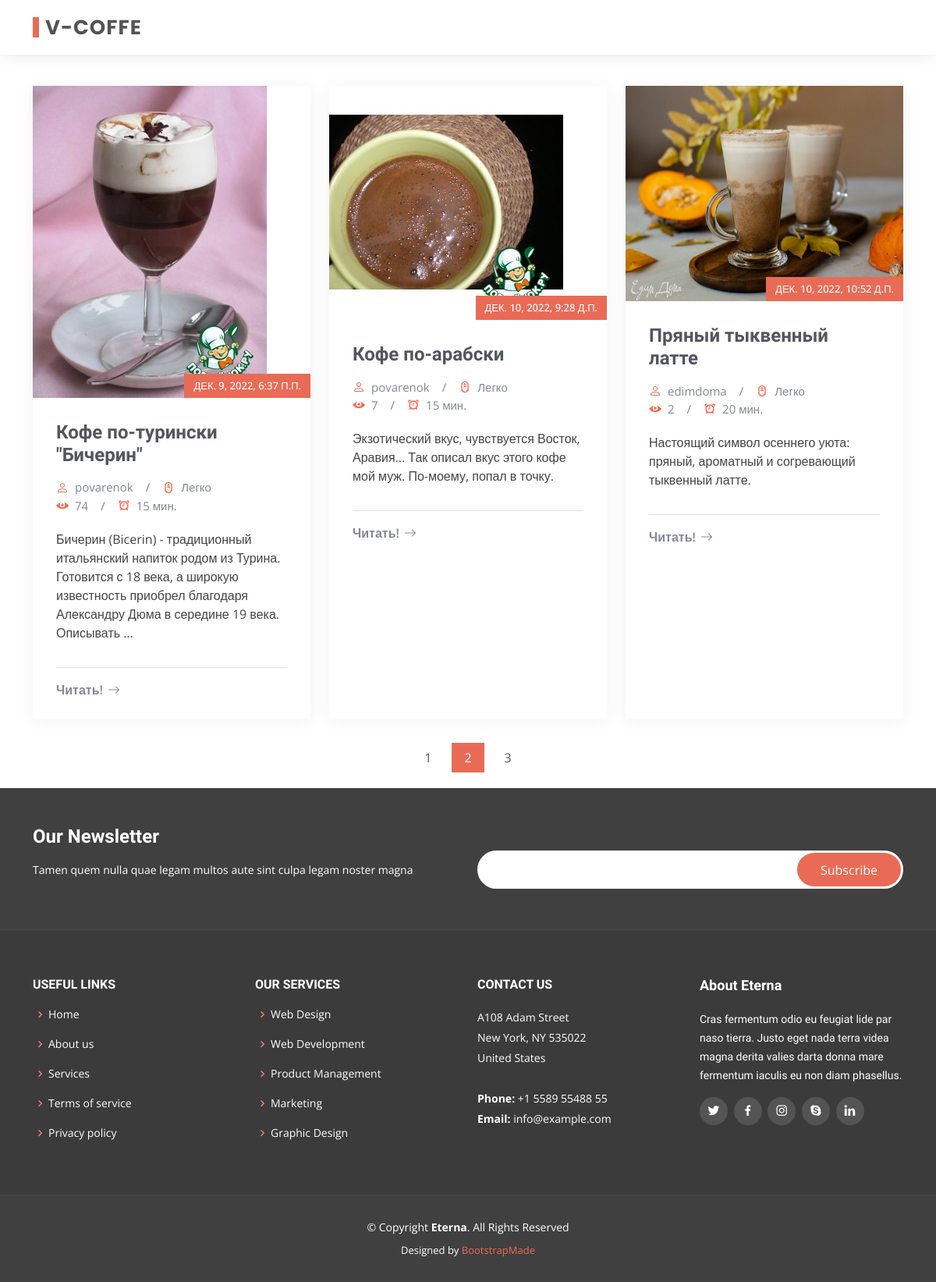
The app's page /all-recipes/ with its own data.
### home/models.py (models this page shows, shortened)
class Recipe(models.Model):
    title = models.CharField(max_length=150, help_text='Название блюда')
    cooking_time = models.IntegerField(default=-1, help_text="Время готовки")
    number_of_servings = models.IntegerField(default=1, help_text="Сколько порций")
    complexity = models.ForeignKey(Complexity, on_delete=models.PROTECT, default=1, help_text="Сложность готовки")
    ingredients = models.TextField(null=False, help_text="Ингридиенты")
    steps = models.TextField(null=False, help_text="Шаги приготовления блюда")
    calories = models.FloatField(default=0, help_text="Кол-во калорий на 100гр")
    proteins = models.FloatField(default=0, help_text="Кол-во белков на 100гр")
    fats = models.FloatField(default=0, help_text="Кол-во жиров на 100гр")
    carbohydrates = models.FloatField(default=0, help_text="Кол-во углеводов на 100гр")
    _type = models.ForeignKey(Type, on_delete=models.PROTECT, help_text="Тип блюда")
    tags = models.ManyToManyField(Tags, help_text="Теги")
    author_name = models.CharField(max_length=150, help_text="Имя автора (или сайта)")
    author_link = models.CharField(max_length=150, help_text="ссылка на автора или на сайт")
    quote = models.TextField(help_text="Небольшое описание")
    preview_photo = models.ImageField(upload_to=path_and_rename, help_text="фотка")
    views = models.IntegerField(default=0, help_text="не трогай")
    published = models.DateTimeField(auto_now_add=True)
    url = models.CharField(max_length=150, unique=True, null=False, blank=True, help_text="пиши тут что хочешь")
    kitchen = models.ForeignKey(Type_of_kitchen, on_delete=models.PROTECT, default=1)
    class Meta:
        verbose_name = "Рецепт"
        verbose_name_plural = "Рецепты"

class Complexity(models.Model):
    title = models.CharField(max_length=150)
    def __str__(self):
        return self.title
    class Meta:
        verbose_name = "Уровень сложности готовки"
        verbose_name_plural = "Уровни сложности готовки"

### home/views.py (the view)
# urls.py: path("all-recipes/", AllRecipes.as_view(), name="all_recipes"),
class AllRecipes(View):
    template_name = 'home/AllRecipes.html'
    def get_context_data(self, **kwargs):
        AllRecipesObjects = Recipe.objects.all()
        return {
            'title': 'Все рецепты',
            'media': MEDIA_URL,
            'recipes': AllRecipesObjects
        }
    def get(self, request):
        return render(request, self.template_name, self.get_context_data())

### templates/home/AllRecipes.html
{% extends 'base.html' %}
{% load static %}
{% block content %}
    <section id="blog" class="blog">
        <div class="container aos-init aos-animate" data-aos="fade-up" data-aos-delay="100">
            <div class="row gy-4 posts-list">
                {% for recipe in recipes %}
                <div class="col-xl-4 col-md-6">
                    <div class="post-item position-relative h-100">
                        <div class="post-img position-relative overflow-hidden"><img src="{{ media }}{{ recipe.preview_photo }}"
                                                                                     class="img-fluid" alt=""> <span
                                class="post-date">{{ recipe.published }}</span></div>
                        <div class="post-content d-flex flex-column"><h3 class="post-title">{{ recipe.title }}</h3>
                            <div class="meta d-flex align-items-center">
                                <div class="d-flex align-items-center"><i class="bi bi-person"></i> <span class="ps-2">{{ recipe.author_name }}</span>
                                </div>
                                <span class="px-3 text-black-50">/</span>
                                <div class="d-flex align-items-center"><img src="{% static 'img/icons/Recipe_description/level.png' %}"  height="16" alt="" class="main-color"><span class="ps-2">{{ recipe.complexity }}</span>
                                </div>
                            </div>
                               <div class="meta d-flex align-items-center">
                                <div class="d-flex align-items-center"><img src="{% static 'img/icons/Recipe_description/eye.png' %}" alt="" height="16"><span class="ps-2">{{ recipe.views }}</span>
                                </div>
                                <span class="px-3 text-black-50">/</span>
                                <div class="d-flex align-items-center"><img src="{% static 'img/icons/Recipe_description/timer.png' %}"  height="16" alt="" class="main-color"><span class="ps-2">{{ recipe.cooking_time }} мин.</span>
                                </div>
                            </div>
                            <p> {{ recipe.quote|truncatewords:25  }}</p>
                            <hr>
                            <a href="{% url 'get_recipe' recipe.url %}" class="readmore stretched-link"><span>Читать!</span><i
                                    class="bi bi-arrow-right"></i></a></div>
                    </div>
                </div>
                {% endfor %}
            </div>
            <div class="blog-pagination">
                <ul class="justify-content-center">
                    <li><a href="#">1</a></li>
                    <li class="active"><a href="#">2</a></li>
                    <li><a href="#">3</a></li>
                </ul>
            </div>
        </div>
    </section>
{% endblock %}

### static/css/main.css (style rules this page uses)
:root { --font-default: "Open Sans", system-ui, -apple-system, "Segoe UI", Roboto, "Helvetica Neue", Arial, "Noto Sans", "Liberation Sans", sans-serif, "Apple Color Emoji", "Segoe UI Emoji", "Segoe UI Symbol", "Noto Color Emoji"; --font-primary: "Roboto", sans-serif; --font-secondary: "Work Sans", sans-serif; }
:root { --color-default: #364d59; --color-primary: #e96b56; --color-secondary: #52565e; }
:root { scroll-behavior: smooth; }
body { font-family: var(--font-default); color: var(--color-default); overflow-x: hidden; }
a { color: var(--color-primary); text-decoration: none; }
h1, h2, h3, h4, h5, h6 { font-family: var(--font-primary); }
section { padding: 80px 0; overflow: hidden; }
.blog .blog-pagination { margin-top: 30px; color: #838893; }
.blog .blog-pagination ul { display: flex; padding: 0; margin: 0; list-style: none; }
.blog .blog-pagination li { margin: 0 5px; transition: 0.3s; }
.blog .blog-pagination li a { color: var(--color-secondary); padding: 7px 16px; display: flex; align-items: center; justify-content: center; }
.blog .blog-pagination li.active, .blog .blog-pagination li:hover { background: var(--color-primary); color: #fff; }
.blog .blog-pagination li.active a, .blog .blog-pagination li:hover a { color: var(--color-white); }
.blog .posts-list .post-item { box-shadow: 0px 2px 20px rgba(0, 0, 0, 0.06); transition: 0.3s; }
.blog .posts-list .post-img img { transition: 0.5s; }
.blog .posts-list .post-date { position: absolute; right: 0; bottom: 0; background-color: var(--color-primary); color: #fff; text-transform: uppercase; font-size: 13px; padding: 6px 12px; font-weight: 500; }
.blog .posts-list .post-content { padding: 30px; }
.blog .posts-list .post-title { font-size: 24px; color: var(--color-secondary); font-weight: 700; transition: 0.3s; margin-bottom: 15px; }
.blog .posts-list .meta i { font-size: 16px; color: var(--color-primary); }
.blog .posts-list .meta span { font-size: 15px; color: #838893; }
.blog .posts-list p { margin-top: 20px; }
.blog .posts-list hr { color: #888; margin-bottom: 20px; }
.blog .posts-list .readmore { display: flex; align-items: center; font-weight: 600; line-height: 1; transition: 0.3s; color: #838893; }
.blog .posts-list .readmore i { line-height: 0; margin-left: 6px; font-size: 16px; }

### static/css/style.css (style rules this page uses)
body { font-family: "Open Sans", sans-serif; color: #444444; }
a { color: #e96b56; text-decoration: none; }
h1, h2, h3, h4, h5, h6 { font-family: "Raleway", sans-serif; }
section { padding: 0 0 80px 0; }
.blog { padding: 40px 0 20px 0; }
.blog .blog-pagination { color: #878787; }
.blog .blog-pagination ul { display: flex; padding: 0; margin: 0; list-style: none; }
.blog .blog-pagination li { margin: 0 5px; transition: 0.3s; }
.blog .blog-pagination li a { color: #545454; padding: 7px 16px; display: flex; align-items: center; justify-content: center; }
.blog .blog-pagination li.active, .blog .blog-pagination li:hover { background: #e96b56; }
.blog .blog-pagination li.active a, .blog .blog-pagination li:hover a { color: #fff; }
.main-color { color: #e96b56; }

### records on screen
Recipe: preview_photo (picture), published "ДЕК. 9, 2022, 6:37 П.П.", title "Кофе по-турински \"Бичерин\"", author_name "povarenok", complexity "Легко", views "74", cooking_time "15", quote "Бичерин (Bicerin) - традиционный итальянский напиток родом из Турина. Готовится с 18 века, а широкую известность приобрел благодаря Александру Дюма в середине 19 века. Описывать …"
Recipe: preview_photo (picture), published "ДЕК. 10, 2022, 9:28 Д.П.", title "Кофе по-арабски", author_name "povarenok", complexity "Легко", views "7", cooking_time "15", quote "Экзотический вкус, чувствуется Восток, Аравия... Так описал вкус этого кофе мой муж. По-моему, попал в точку."
Recipe: preview_photo (picture), published "ДЕК. 10, 2022, 10:52 Д.П.", title "Пряный тыквенный латте", author_name "edimdoma", complexity "Легко", views "2", cooking_time "20", quote "Настоящий символ осеннего уюта: пряный, ароматный и согревающий тыквенный латте."
